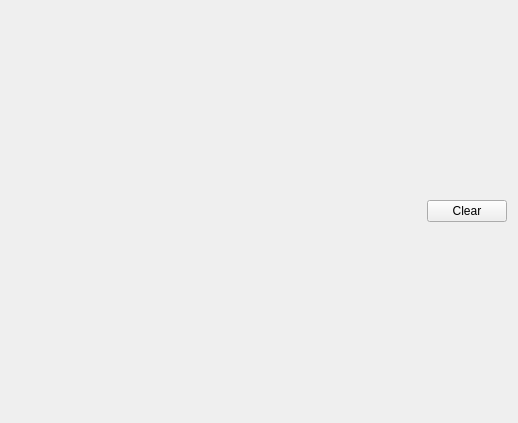
<?xml version="1.0" encoding="UTF-8"?>
<ui version="4.0">
 <class>Tab4SensorChart</class>
 <widget class="QWidget" name="Tab4SensorChart">
  <property name="geometry">
   <rect>
    <x>0</x>
    <y>0</y>
    <width>518</width>
    <height>423</height>
   </rect>
  </property>
  <property name="windowTitle">
   <string>Form</string>
  </property>
  <layout class="QVBoxLayout" name="verticalLayout_2" stretch="1,9">
   <item>
    <layout class="QHBoxLayout" name="horizontalLayout">
     <item>
      <spacer name="horizontalSpacer">
       <property name="orientation">
        <enum>Qt::Orientation::Horizontal</enum>
       </property>
       <property name="sizeHint" stdset="0">
        <size>
         <width>40</width>
         <height>20</height>
        </size>
       </property>
      </spacer>
     </item>
     <item>
      <widget class="QPushButton" name="pPBChartClear">
       <property name="text">
        <string>Clear</string>
       </property>
      </widget>
     </item>
    </layout>
   </item>
   <item>
    <layout class="QVBoxLayout" name="pChartViewLayout"/>
   </item>
  </layout>
 </widget>
 <resources/>
 <connections/>
</ui>
